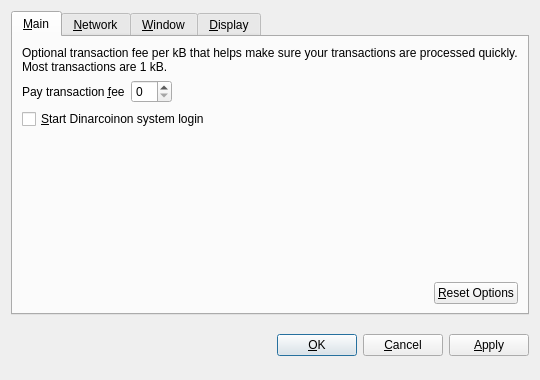
<?xml version="1.0" encoding="UTF-8"?>
<ui version="4.0">
 <class>OptionsDialog</class>
 <widget class="QDialog" name="OptionsDialog">
  <property name="geometry">
   <rect>
    <x>0</x>
    <y>0</y>
    <width>540</width>
    <height>380</height>
   </rect>
  </property>
  <property name="windowTitle">
   <string>Options</string>
  </property>
  <property name="modal">
   <bool>true</bool>
  </property>
  <layout class="QVBoxLayout" name="verticalLayout">
   <item>
    <widget class="QTabWidget" name="tabWidget">
     <property name="tabPosition">
      <enum>QTabWidget::North</enum>
     </property>
     <property name="currentIndex">
      <number>0</number>
     </property>
     <widget class="QWidget" name="tabMain">
      <attribute name="title">
       <string>&amp;Main</string>
      </attribute>
      <layout class="QVBoxLayout" name="verticalLayout_Main">
       <item>
        <widget class="QLabel" name="transactionFeeInfoLabel">
         <property name="text">
          <string>Optional transaction fee per kB that helps make sure your transactions are processed quickly. Most transactions are 1 kB.</string>
         </property>
         <property name="textFormat">
          <enum>Qt::PlainText</enum>
         </property>
         <property name="wordWrap">
          <bool>true</bool>
         </property>
        </widget>
       </item>
       <item>
        <layout class="QHBoxLayout" name="horizontalLayout_1_Main">
         <item>
          <widget class="QLabel" name="transactionFeeLabel">
           <property name="text">
            <string>Pay transaction &amp;fee</string>
           </property>
           <property name="textFormat">
            <enum>Qt::PlainText</enum>
           </property>
           <property name="buddy">
            <cstring>transactionFee</cstring>
           </property>
          </widget>
         </item>
         <item>
          <widget class="BitcoinAmountField" name="transactionFee"/>
         </item>
         <item>
          <spacer name="horizontalSpacer_1_Main">
           <property name="orientation">
            <enum>Qt::Horizontal</enum>
           </property>
           <property name="sizeHint" stdset="0">
            <size>
             <width>40</width>
             <height>20</height>
            </size>
           </property>
          </spacer>
         </item>
        </layout>
       </item>
       <item>
        <widget class="QCheckBox" name="bitcoinAtStartup">
         <property name="toolTip">
          <string>Automatically start Dinarcoinafter logging in to the system.</string>
         </property>
         <property name="text">
          <string>&amp;Start Dinarcoinon system login</string>
         </property>
        </widget>
       </item>
       <item>
        <spacer name="verticalSpacer_Main">
         <property name="orientation">
          <enum>Qt::Vertical</enum>
         </property>
         <property name="sizeHint" stdset="0">
          <size>
           <width>20</width>
           <height>40</height>
          </size>
         </property>
        </spacer>
       </item>
       <item>
        <layout class="QHBoxLayout" name="horizontalLayout_2_Main">
         <item>
          <spacer name="horizontalSpacer_2_Main">
           <property name="orientation">
            <enum>Qt::Horizontal</enum>
           </property>
           <property name="sizeHint" stdset="0">
            <size>
             <width>40</width>
             <height>20</height>
            </size>
           </property>
          </spacer>
         </item>
         <item>
          <widget class="QPushButton" name="resetButton">
           <property name="toolTip">
            <string>Reset all client options to default.</string>
           </property>
           <property name="text">
            <string>&amp;Reset Options</string>
           </property>
           <property name="autoDefault">
            <bool>false</bool>
           </property>
          </widget>
         </item>
        </layout>
       </item>
      </layout>
     </widget>
     <widget class="QWidget" name="tabNetwork">
      <attribute name="title">
       <string>&amp;Network</string>
      </attribute>
      <layout class="QVBoxLayout" name="verticalLayout_Network">
       <item>
        <widget class="QCheckBox" name="mapPortUpnp">
         <property name="toolTip">
          <string>Automatically open the Bitcoin client port on the router. This only works when your router supports UPnP and it is enabled.</string>
         </property>
         <property name="text">
          <string>Map port using &amp;UPnP</string>
         </property>
        </widget>
       </item>
       <item>
        <widget class="QCheckBox" name="connectSocks">
         <property name="toolTip">
          <string>Connect to the Bitcoin network through a SOCKS proxy (e.g. when connecting through Tor).</string>
         </property>
         <property name="text">
          <string>&amp;Connect through SOCKS proxy:</string>
         </property>
        </widget>
       </item>
       <item>
        <layout class="QHBoxLayout" name="horizontalLayout_Network">
         <item>
          <widget class="QLabel" name="proxyIpLabel">
           <property name="text">
            <string>Proxy &amp;IP:</string>
           </property>
           <property name="textFormat">
            <enum>Qt::PlainText</enum>
           </property>
           <property name="buddy">
            <cstring>proxyIp</cstring>
           </property>
          </widget>
         </item>
         <item>
          <widget class="QValidatedLineEdit" name="proxyIp">
           <property name="maximumSize">
            <size>
             <width>140</width>
             <height>16777215</height>
            </size>
           </property>
           <property name="toolTip">
            <string>IP address of the proxy (e.g. 127.0.0.1)</string>
           </property>
          </widget>
         </item>
         <item>
          <widget class="QLabel" name="proxyPortLabel">
           <property name="text">
            <string>&amp;Port:</string>
           </property>
           <property name="textFormat">
            <enum>Qt::PlainText</enum>
           </property>
           <property name="buddy">
            <cstring>proxyPort</cstring>
           </property>
          </widget>
         </item>
         <item>
          <widget class="QLineEdit" name="proxyPort">
           <property name="maximumSize">
            <size>
             <width>55</width>
             <height>16777215</height>
            </size>
           </property>
           <property name="toolTip">
            <string>Port of the proxy (e.g. 9050)</string>
           </property>
          </widget>
         </item>
         <item>
          <widget class="QLabel" name="socksVersionLabel">
           <property name="text">
            <string>SOCKS &amp;Version:</string>
           </property>
           <property name="textFormat">
            <enum>Qt::PlainText</enum>
           </property>
           <property name="buddy">
            <cstring>socksVersion</cstring>
           </property>
          </widget>
         </item>
         <item>
          <widget class="QValueComboBox" name="socksVersion">
           <property name="toolTip">
            <string>SOCKS version of the proxy (e.g. 5)</string>
           </property>
          </widget>
         </item>
         <item>
          <spacer name="horizontalSpacer_Network">
           <property name="orientation">
            <enum>Qt::Horizontal</enum>
           </property>
           <property name="sizeHint" stdset="0">
            <size>
             <width>40</width>
             <height>20</height>
            </size>
           </property>
          </spacer>
         </item>
        </layout>
       </item>
       <item>
        <spacer name="verticalSpacer_Network">
         <property name="orientation">
          <enum>Qt::Vertical</enum>
         </property>
         <property name="sizeHint" stdset="0">
          <size>
           <width>20</width>
           <height>40</height>
          </size>
         </property>
        </spacer>
       </item>
      </layout>
     </widget>
     <widget class="QWidget" name="tabWindow">
      <attribute name="title">
       <string>&amp;Window</string>
      </attribute>
      <layout class="QVBoxLayout" name="verticalLayout_Window">
       <item>
        <widget class="QCheckBox" name="minimizeToTray">
         <property name="toolTip">
          <string>Show only a tray icon after minimizing the window.</string>
         </property>
         <property name="text">
          <string>&amp;Minimize to the tray instead of the taskbar</string>
         </property>
        </widget>
       </item>
       <item>
        <widget class="QCheckBox" name="minimizeOnClose">
         <property name="toolTip">
          <string>Minimize instead of exit the application when the window is closed. When this option is enabled, the application will be closed only after selecting Quit in the menu.</string>
         </property>
         <property name="text">
          <string>M&amp;inimize on close</string>
         </property>
        </widget>
       </item>
       <item>
        <spacer name="verticalSpacer_Window">
         <property name="orientation">
          <enum>Qt::Vertical</enum>
         </property>
         <property name="sizeHint" stdset="0">
          <size>
           <width>20</width>
           <height>40</height>
          </size>
         </property>
        </spacer>
       </item>
      </layout>
     </widget>
     <widget class="QWidget" name="tabDisplay">
      <attribute name="title">
       <string>&amp;Display</string>
      </attribute>
      <layout class="QVBoxLayout" name="verticalLayout_Display">
       <item>
        <layout class="QHBoxLayout" name="horizontalLayout_1_Display">
         <item>
          <widget class="QLabel" name="langLabel">
           <property name="text">
            <string>User Interface &amp;language:</string>
           </property>
           <property name="textFormat">
            <enum>Qt::PlainText</enum>
           </property>
           <property name="buddy">
            <cstring>lang</cstring>
           </property>
          </widget>
         </item>
         <item>
          <widget class="QValueComboBox" name="lang">
           <property name="toolTip">
            <string>The user interface language can be set here. This setting will take effect after restarting Bitcoin.</string>
           </property>
          </widget>
         </item>
        </layout>
       </item>
       <item>
        <layout class="QHBoxLayout" name="horizontalLayout_2_Display">
         <item>
          <widget class="QLabel" name="unitLabel">
           <property name="text">
            <string>&amp;Unit to show amounts in:</string>
           </property>
           <property name="textFormat">
            <enum>Qt::PlainText</enum>
           </property>
           <property name="buddy">
            <cstring>unit</cstring>
           </property>
          </widget>
         </item>
         <item>
          <widget class="QValueComboBox" name="unit">
           <property name="toolTip">
            <string>Choose the default subdivision unit to show in the interface and when sending coins.</string>
           </property>
          </widget>
         </item>
        </layout>
       </item>
       <item>
        <widget class="QCheckBox" name="displayAddresses">
         <property name="toolTip">
          <string>Whether to show Bitcoin addresses in the transaction list or not.</string>
         </property>
         <property name="text">
          <string>&amp;Display addresses in transaction list</string>
         </property>
        </widget>
       </item>
       <item>
        <spacer name="verticalSpacer_Display">
         <property name="orientation">
          <enum>Qt::Vertical</enum>
         </property>
         <property name="sizeHint" stdset="0">
          <size>
           <width>20</width>
           <height>40</height>
          </size>
         </property>
        </spacer>
       </item>
      </layout>
     </widget>
    </widget>
   </item>
   <item>
    <layout class="QHBoxLayout" name="horizontalLayout_Buttons">
     <item>
      <spacer name="horizontalSpacer_1">
       <property name="orientation">
        <enum>Qt::Horizontal</enum>
       </property>
       <property name="sizeHint" stdset="0">
        <size>
         <width>40</width>
         <height>48</height>
        </size>
       </property>
      </spacer>
     </item>
     <item>
      <widget class="QLabel" name="statusLabel">
       <property name="font">
        <font>
         <weight>75</weight>
         <bold>true</bold>
        </font>
       </property>
       <property name="text">
        <string/>
       </property>
       <property name="textFormat">
        <enum>Qt::PlainText</enum>
       </property>
       <property name="wordWrap">
        <bool>true</bool>
       </property>
      </widget>
     </item>
     <item>
      <spacer name="horizontalSpacer_2">
       <property name="orientation">
        <enum>Qt::Horizontal</enum>
       </property>
       <property name="sizeHint" stdset="0">
        <size>
         <width>40</width>
         <height>48</height>
        </size>
       </property>
      </spacer>
     </item>
     <item>
      <widget class="QPushButton" name="okButton">
       <property name="text">
        <string>&amp;OK</string>
       </property>
      </widget>
     </item>
     <item>
      <widget class="QPushButton" name="cancelButton">
       <property name="text">
        <string>&amp;Cancel</string>
       </property>
       <property name="autoDefault">
        <bool>false</bool>
       </property>
      </widget>
     </item>
     <item>
      <widget class="QPushButton" name="applyButton">
       <property name="text">
        <string>&amp;Apply</string>
       </property>
       <property name="autoDefault">
        <bool>false</bool>
       </property>
      </widget>
     </item>
    </layout>
   </item>
  </layout>
 </widget>
 <customwidgets>
  <customwidget>
   <class>BitcoinAmountField</class>
   <extends>QSpinBox</extends>
   <header>bitcoinamountfield.h</header>
  </customwidget>
  <customwidget>
   <class>QValueComboBox</class>
   <extends>QComboBox</extends>
   <header>qvaluecombobox.h</header>
  </customwidget>
  <customwidget>
   <class>QValidatedLineEdit</class>
   <extends>QLineEdit</extends>
   <header>qvalidatedlineedit.h</header>
  </customwidget>
 </customwidgets>
 <resources/>
 <connections/>
</ui>
